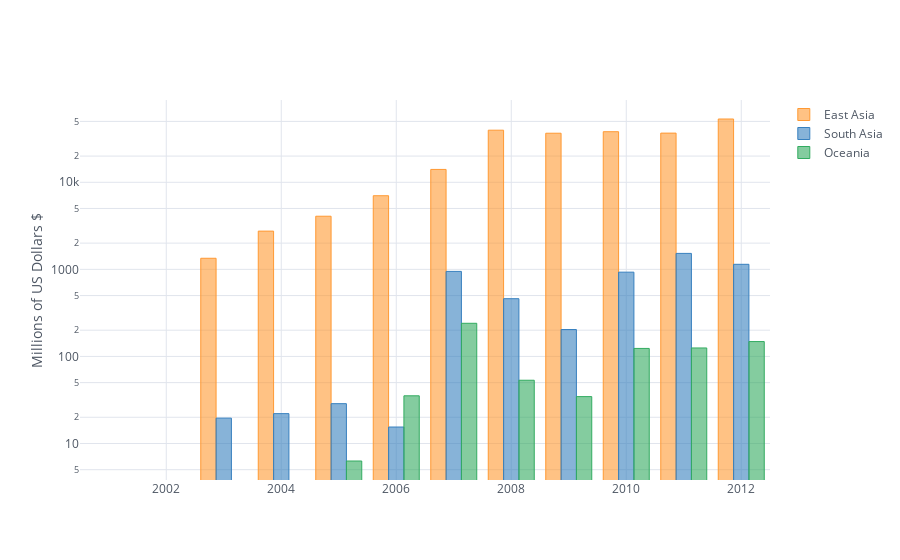

Source (notebook cell):
### Markdown cell above
Applying a log scale below given China's overarching investment in East Asia.

### Code cell
regions = df[(df.Economy.isin(['East Asia','South Asia', 'Oceania']))].set_index('Economy').T
regions.iplot(kind='bar',mode='group',theme='white', yTitle='Millions of US Dollars $', logy=True)

### Figure 1 — Plotly figure (JSON) as saved in the notebook; plotly's stock layout.template omitted (floating-point values rounded to 4 significant figures)
{"data": [{"marker": {"color": "rgba(255, 153, 51, 0.6)", "line": {"color": "rgba(255, 153, 51, 1.0)", "width": 1}}, "name": "East Asia", "orientation": "v", "text": "", "type": "bar", "uid": "3174098e-259a-4db1-95ec-66aff11575f8", "x": ["2001", "2002", "2003", "2004", "2005", "2006", "2007", "2008", "2009", "2010", "2011", "2012"], "y": ["..", "..", 1340.0, 2749.0, 4076.0, 7009.0, 14050.0, 39660.0, 36600.0, 38100.0, 36720.0, 53320.0]}, {"marker": {"color": "rgba(55, 128, 191, 0.6)", "line": {"color": "rgba(55, 128, 191, 1.0)", "width": 1}}, "name": "South Asia", "orientation": "v", "text": "", "type": "bar", "uid": "a0222f1c-b4f2-40ad-94e2-0e6039cc4c73", "x": ["2001", "2002", "2003", "2004", "2005", "2006", "2007", "2008", "2009", "2010", "2011", "2012"], "y": ["..", "..", 19.54, 22.01, 28.66, 15.45, 947.3, 460.2, 203.6, 928.2, 1525.0, 1143.0]}, {"marker": {"color": "rgba(50, 171, 96, 0.6)", "line": {"color": "rgba(50, 171, 96, 1.0)", "width": 1}}, "name": "Oceania", "orientation": "v", "text": "", "type": "bar", "uid": "9e02c0d7-76b5-4104-a3a5-653c962bddbb", "x": ["2001", "2002", "2003", "2004", "2005", "2006", "2007", "2008", "2009", "2010", "2011", "2012"], "y": ["..", "..", 0, 0, 6.29, 35.27, 240.1, 53.25, 34.53, 123.5, 125.0, 148.1]}], "layout": {"autosize": true, "legend": {"bgcolor": "#FFFFFF", "font": {"color": "#4D5663"}}, "paper_bgcolor": "#FFFFFF", "plot_bgcolor": "#FFFFFF", "title": {"font": {"color": "#4D5663"}}, "xaxis": {"autorange": true, "gridcolor": "#E1E5ED", "range": [2000.0, 2012.0], "showgrid": true, "tickfont": {"color": "#4D5663"}, "title": {"font": {"color": "#4D5663"}, "text": ""}, "type": "linear", "zerolinecolor": "#E1E5ED"}, "yaxis": {"autorange": true, "gridcolor": "#E1E5ED", "range": [0.5804, 4.945], "showgrid": true, "tickfont": {"color": "#4D5663"}, "title": {"font": {"color": "#4D5663"}, "text": "Millions of US Dollars $"}, "type": "log", "zerolinecolor": "#E1E5ED"}}}
